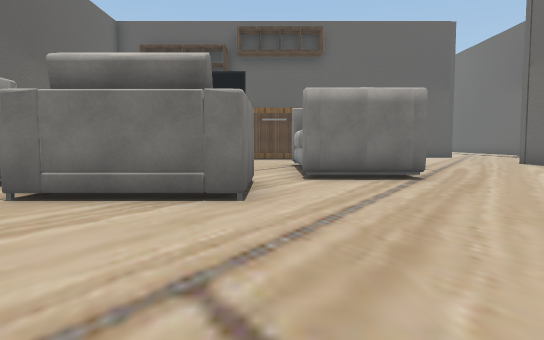
view 1 (above)

24 first-person views from a walk through a Unity game level. The camera is 1.4 m above the floor, tilts 4° down and sees 70° across. The floor is counted in squares, 2 m on a side. Each view is taken from the middle of a square. On the plan, view 1 faces up. The plan holds only what a view shows up to about 11 squares ahead; the rest is blank. The player character is not drawn. Some surface patterns are stand-ins.

view 2
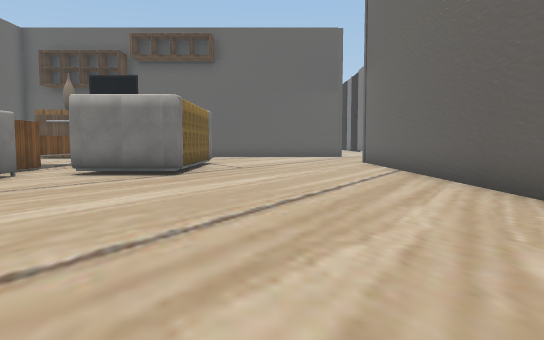

view 3
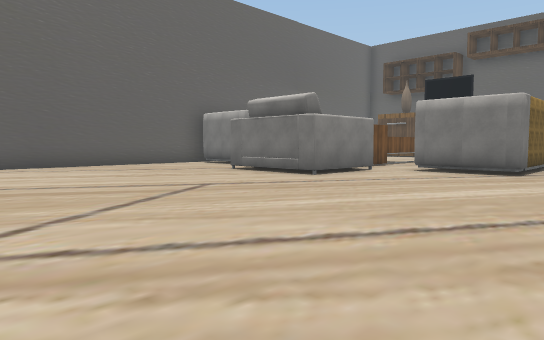

view 4
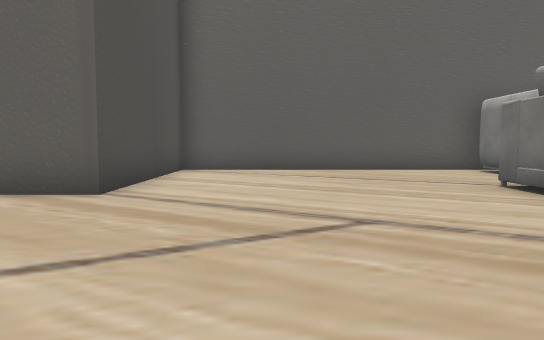

view 5
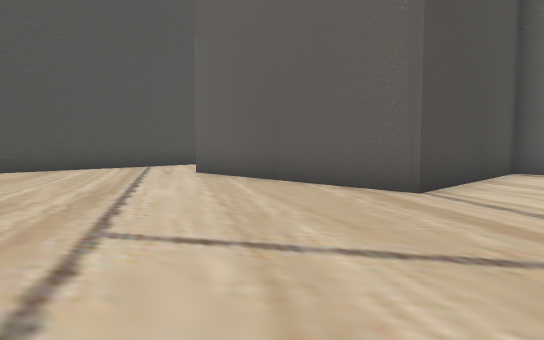

view 6
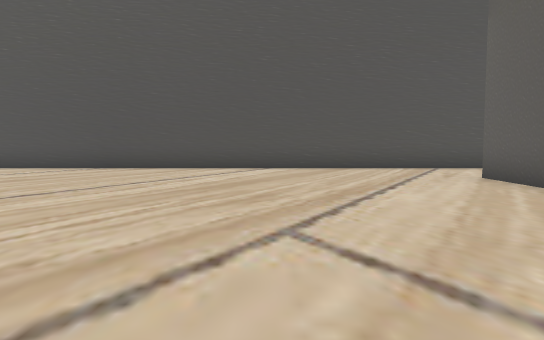

view 7
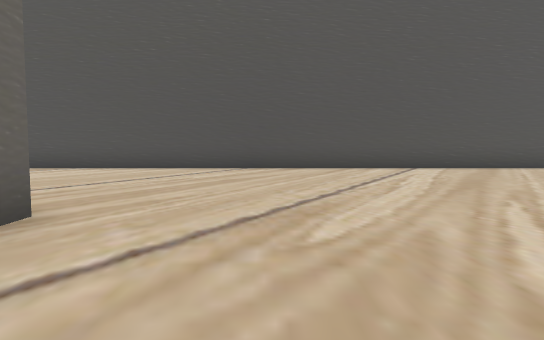

view 8
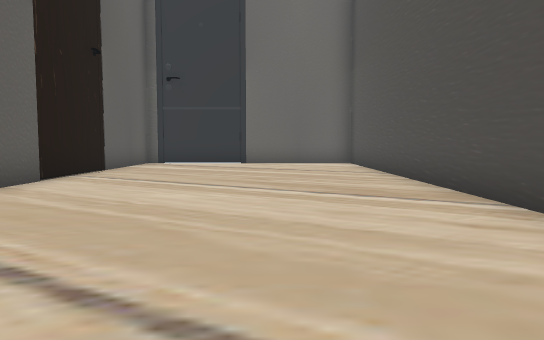

view 9
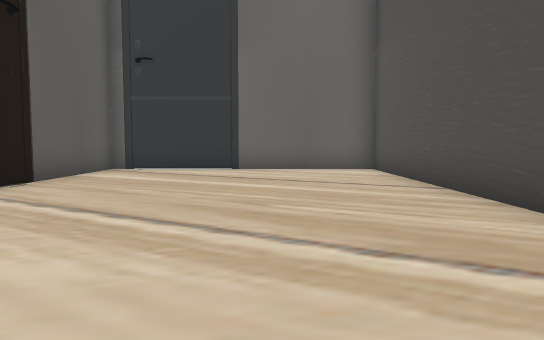

view 10
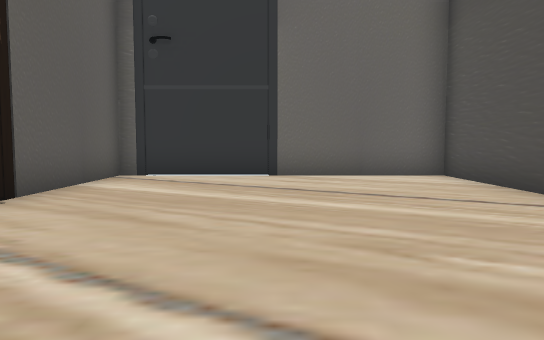

view 11
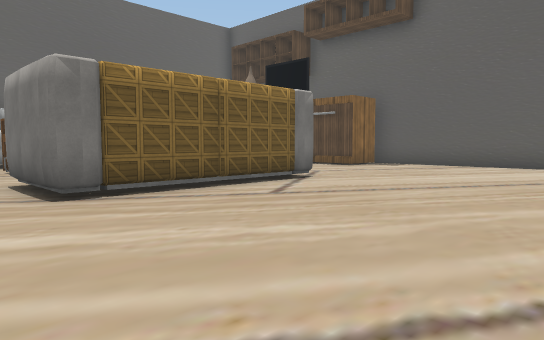

view 12
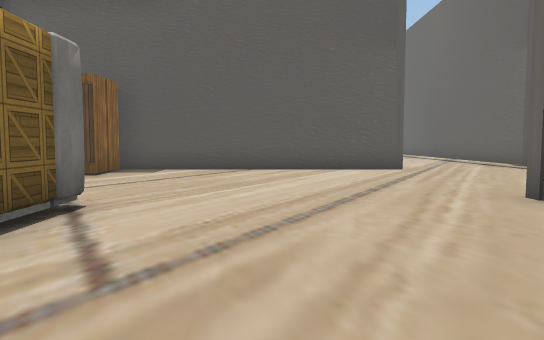

view 13
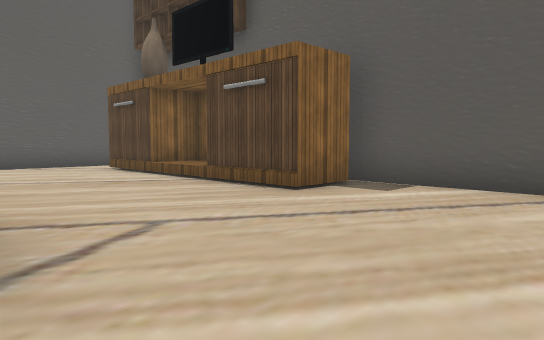

view 14
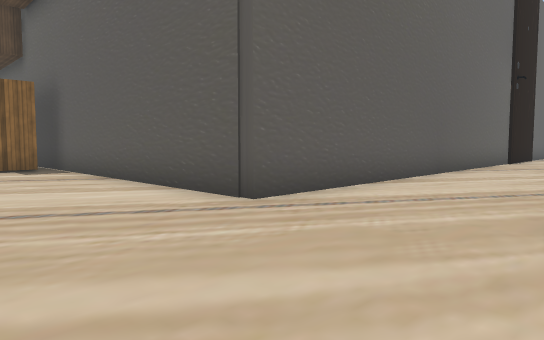

view 15
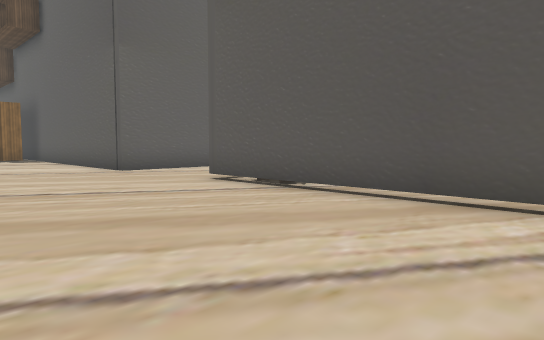

view 16
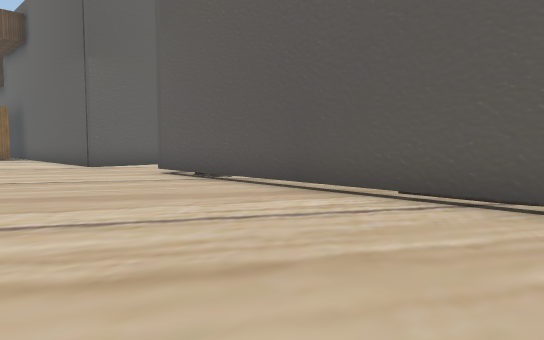

view 17
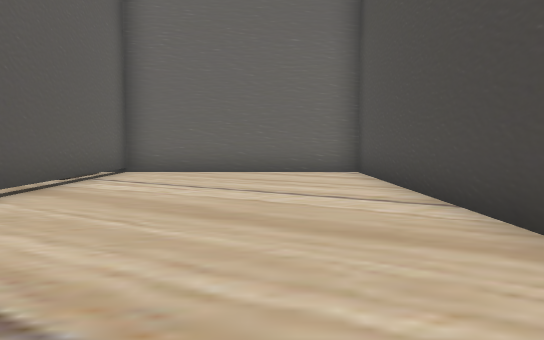

view 18
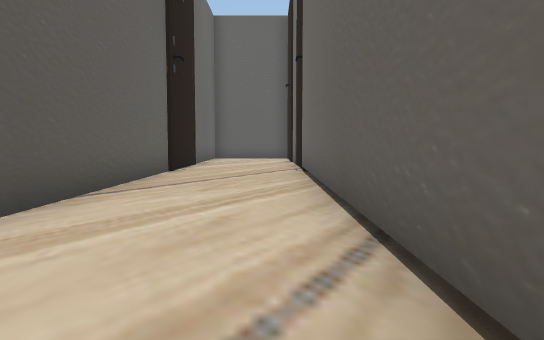

view 19
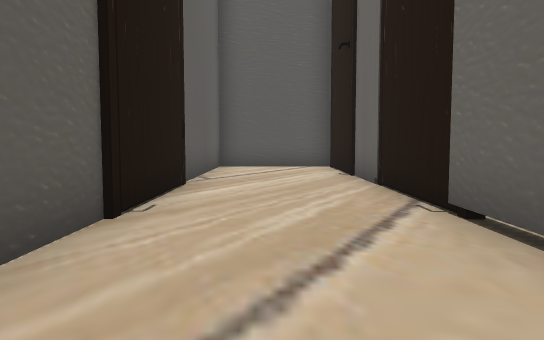

view 20
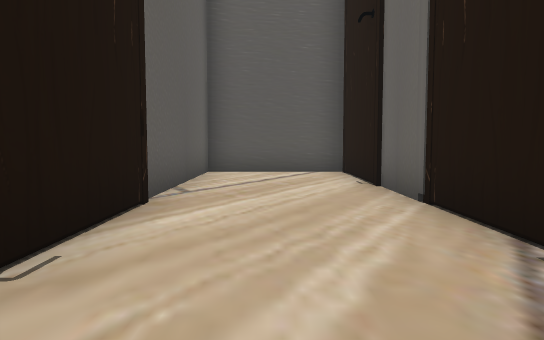

view 21
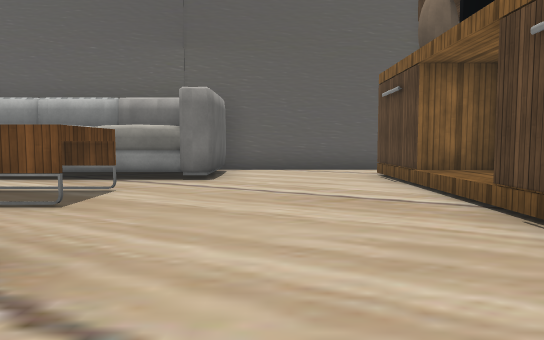

view 22
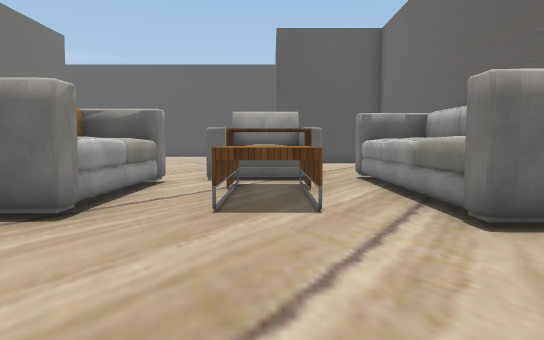

view 23
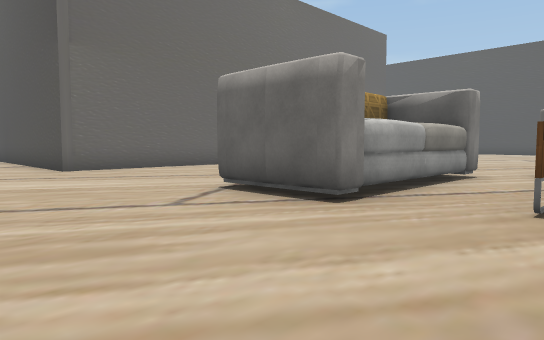

view 24
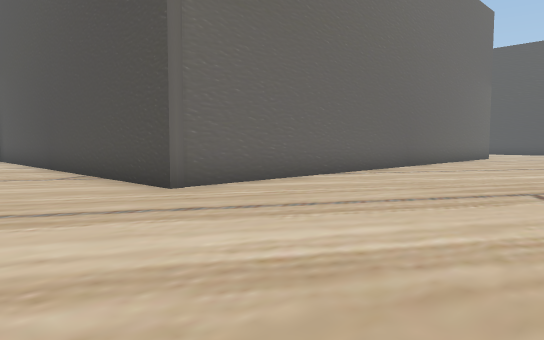

### Floor plan
Points are (right, up) in squares from view 1. A wall is a line through its corners. A room is listed if a view was taken in it or the views show most of it. See-through windows are left out.
Room 1 (views 1, 2, 3, 4, 5, 6, 7, 8, 9, 10, 11, 12, 13, 14, 15, 16, 17, 18, 19, 20, 21, 22, 23, 24)
walls: (3, 7.4) (2.5, 7.3); (8.3, 3.6) (8.3, 12.9) (20.3, 12.9) (20.3, 18.5) (11.8, 18.5) (11.8, 19.1); (3, 7.8) (3, 7.5); (2.6, 7.4) (0.7, 7.3); (0.7, 7.5) (0.7, 12.3) (3, 12.4) (2.9, 11.4); (8.3, -2.8) (8.3, -2.2); (-5.7, 6.1) (-6.5, 6.1); (-4.4, 12.8) (-4.4, 6.3); (1.2, 17.8) (1.2, 16.3) (-1.1, 16.3); (-7.1, 6.5) (-7.1, -1.3) (-2.2, -1.3) (-2.2, -6.9); (-6.4, 12.9) (-4.4, 12.9); (-2.8, 17.6) (-3.3, 17.6) (-3.3, 16.3) (-5.5, 16.3); (11.8, 21) (11.8, 37.4) (8.5, 37.4) (8.5, 18.2) (-0.5, 18.2); (-7.1, 16.9) (-7.1, 12.8); (-3.9, -9.7) (20.3, -9.7) (20.3, -2.7) (13, -2.7)
low walls: (3, 7.5) (0.7, 7.5); (2.7, 8.5) (2.6, 7.4); (-5.1, 12.8) (-4.4, 12.8)
objects: other object (-3, 5) to (-1, 7); other object (-2, 8) to (-1, 9); box (3, 9) to (3, 10); box (3, 11)

Positions as (right, up) in squares from view 1, and headings:
1: (0, 0), facing up
2: (5, -1), facing up
3: (5, -2), facing up-left
4: (3, 1), facing left
5: (3, 1), facing down-left
6: (2, 1), facing down
7: (6, 1), facing down
8: (7, -7), facing right
9: (10, -7), facing right
10: (12, -6), facing right
11: (8, 6), facing up-left
12: (5, 8), facing up
13: (5, 12), facing up-left
14: (12, 15), facing up-left
15: (18, 14), facing up-left
16: (20, 14), facing up-left
17: (11, 15), facing right
18: (11, 20), facing up
19: (10, 26), facing up
20: (10, 28), facing up
21: (3, 14), facing left
22: (-2, 17), facing down
23: (-2, 16), facing down-right
24: (3, 16), facing down-right
